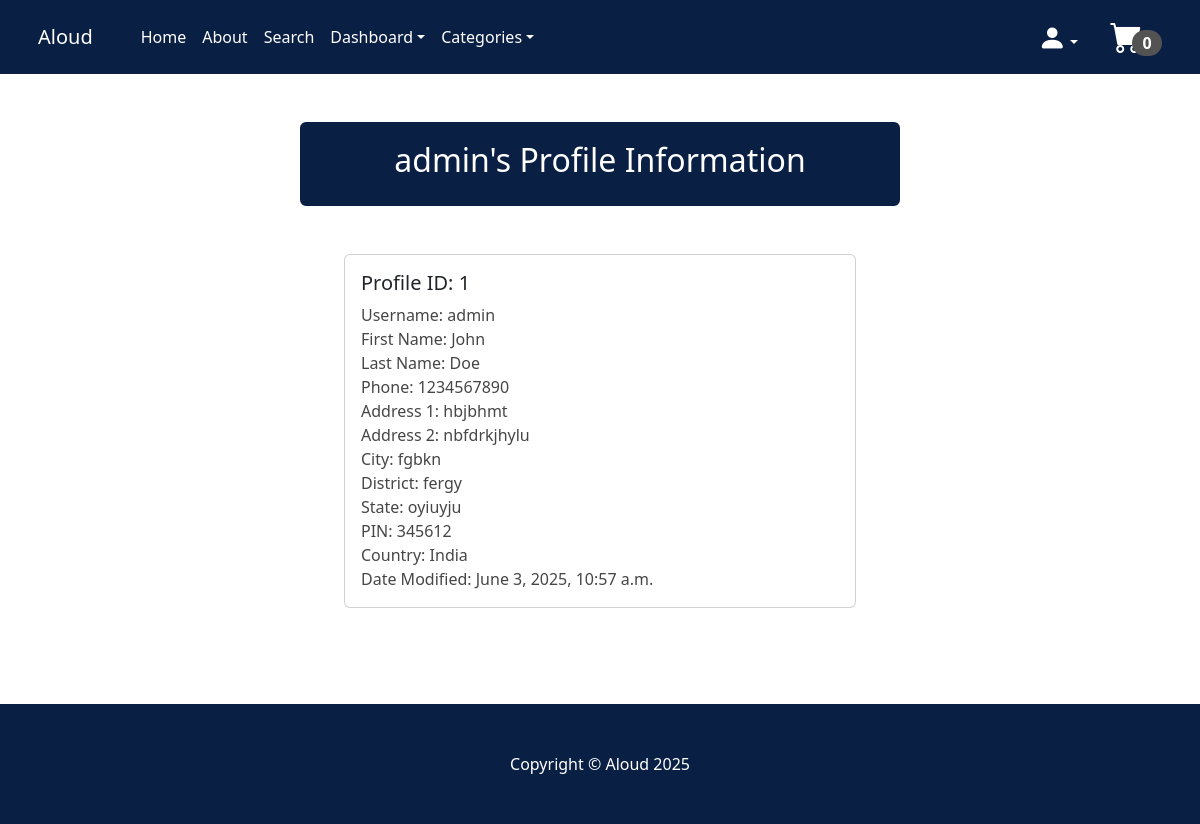
Screenshot of /profile_dash/1/ (signed in) with the database file from the repository.
### store/models.py (models this page shows, shortened)
class Profile(models.Model):
    user = models.OneToOneField(User, on_delete=models.CASCADE)
    date_modified = models.DateTimeField(User, auto_now=True)
    phone = models.CharField(max_length=20, blank=True)
    address1 = models.CharField(max_length=500, blank=True)
    address2 = models.CharField(max_length=500, blank=True)
    city = models.CharField(max_length=200, blank=True)
    district = models.CharField(max_length=200, blank=True)
    state = models.CharField(max_length=200, blank=True)
    zipcode = models.CharField(max_length=20, blank=True)
    country = models.CharField(max_length=200, blank=True)
    old_cart = models.CharField(max_length=900, blank=True, null=True)

### store/views.py (the view)
# urls.py: path('profile_dash/<int:pk>/', views.profile_dash, name= 'profile_dash'),       #To view profiles of all the signedup users in the dashboard
def profile_dash(request, pk):
    if request.user.is_authenticated and request.user.is_superuser:
        profile = Profile.objects.get(id=pk)
        return render(request, 'profile_dash.html', {'profile': profile})
    else:
        messages.success(request, 'Access denied to this page')
        return redirect('home')

### cart/cart.py (called while the page is built)
    def __len__(self):
        return sum(self.cart.values())

### cart/context_processors.py (called while the page is built)
def cart(request):
    return{'cart':Cart(request)}

### store/context_processors.py (called while the page is built)
def categories_processor(request):
    return {
        'categories': Category.objects.all()
    }

### store/models.py (called while the page is built)
    def __str__(self):
        return self.name

### store/templates/profile_dash.html (shortened to what this page needs)
{% extends 'base.html' %}
{% block content %}
    <div class="container">
        <div class="row">
            <center>
                <div class="col-12">
<br/><br/>
<div class="card" style= "width: 600px; border-width: 3px; border-color: #0a1f44;">
  <div class="card-body" style="background: #0a1f44;">
        <h2 style="color: white;">{{user.username}}'s Profile Information</h2>
  </div>
</div>
<br/><br/>
<div class="card" style="width: 32rem;">
  <div class="card-body" style="text-align: left;">
      <h5>Profile ID: <td>{{profile.id}}</td></h5>
      <B style="color: rgb(71, 70, 70); font-weight: 400;">Username:</B> <B style="color: rgb(71, 70, 70); font-weight: 300;">{{profile.user.username}}</B><br/>
      <B style="color: rgb(71, 70, 70); font-weight: 400;">First Name:</B> <B style="color: rgb(71, 70, 70); font-weight: 300;">{{profile.user.first_name}}</B><br/>
      <B style="color: rgb(71, 70, 70); font-weight: 400;">Last Name:</B> <B style="color: rgb(71, 70, 70); font-weight: 300;">{{profile.user.last_name}}</B><br/>
      <B style="color: rgb(71, 70, 70); font-weight: 400;">Phone:</B> <B style="color: rgb(71, 70, 70); font-weight: 300;">{{profile.phone}}</B><br/>
      <B style="color: rgb(71, 70, 70); font-weight: 400;">Address 1:</B> <B style="color: rgb(71, 70, 70); font-weight: 300;">{{profile.address1}}</B><br/>
      <B style="color: rgb(71, 70, 70); font-weight: 400;">Address 2:</B> <B style="color: rgb(71, 70, 70); font-weight: 300;">{{profile.address2}}</B><br/>
      <B style="color: rgb(71, 70, 70); font-weight: 400;">City:</B> <B style="color: rgb(71, 70, 70); font-weight: 300;">{{profile.city}}</B><br/>
      <B style="color: rgb(71, 70, 70); font-weight: 400;">District:</B> <B style="color: rgb(71, 70, 70); font-weight: 300;">{{profile.district}}</B><br/>
      <B style="color: rgb(71, 70, 70); font-weight: 400;">State:</B> <B style="color: rgb(71, 70, 70); font-weight: 300;">{{profile.state}}</B><br/>
      <B style="color: rgb(71, 70, 70); font-weight: 400;">PIN:</B> <B style="color: rgb(71, 70, 70); font-weight: 300;">{{profile.zipcode}}</B><br/>
      <B style="color: rgb(71, 70, 70); font-weight: 400;">Country:</B> <B style="color: rgb(71, 70, 70); font-weight: 300;">{{profile.country}}</B><br/>
      <B style="color: rgb(71, 70, 70); font-weight: 400;">Date Modified:</B> <B style="color: rgb(71, 70, 70); font-weight: 300;">{{profile.date_modified}}</B><br/>
  </div>
</div>
<br/><br/><br/><br/>
                </div>
            </center>
        </div>
    </div>
{% endblock %}

### rows the page displays
Profile: id "1", user.username "admin", user.first_name "John", user.last_name "Doe", phone "1234567890", address1 "hbjbhmt", address2 "nbfdrkjhylu", city "fgbkn", district "fergy", state "oyiuyju", zipcode "345612", country "India", date_modified "June 3, 2025, 10:57 a.m."

### other values shown
{{ cart|length }} "0"
{{ user.username }} "admin"
